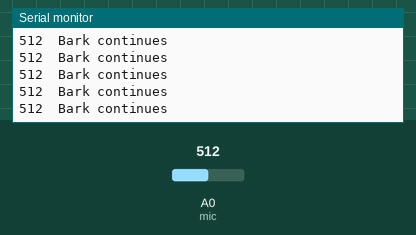
Recording of a sketch running on a simulated Arduino Uno, built with avr-gcc and run on an emulated ATmega328P. Shown: the last lines printed to the serial monitor. Inputs (shaded band) come from the test bench; at power-on: A0 (mic) = 512.

Above: at 3.6 s.
3.7 s: A0 (mic) set to 1023
At 4.3 s:
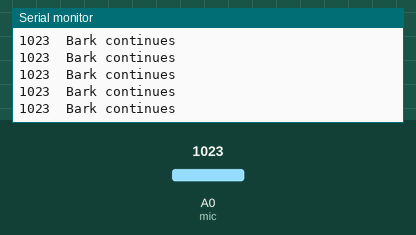
6.7 s: A0 (mic) set to 988
At 7.8 s:
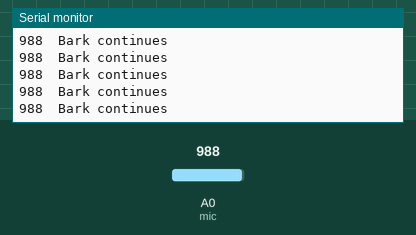
Timing chart, 0 to 9.7 s (numbered marks = the images above; inputs shaded):
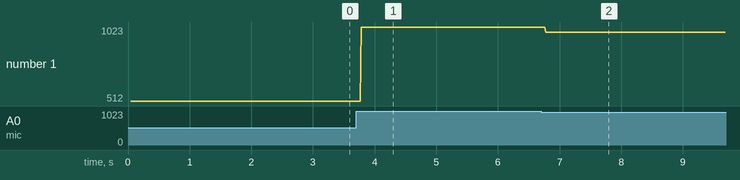

The sketch:

Bark_Detector.ino
```cpp
/*
 * Bark detector. Detects noise peaks (barks) that must last for a minimum time and also occur within a
 * minimum time together.
 *
 * A bark occurs for the minimum amount of time. Green.
 * Another bark occurs within X milliseconds of the first. Amber. Sound the ultrasonic for 1/2 second. (A warning).
 * A third bark occurs within X milliseconds of second bark. Red. Sound the ultrasonic for 2 seconds.
 * A fourth bark.... Start the ultrasonic sound for X seconds.
 *
 * A gap in barks occur. The barks are removed from the list as they expire.
 *
 * Rinse. Wash. Repeat.
 */

#include "Arduino.h"

// Microphone input put A0 / GPIO 14
#define mic 14

// Voltage on pin that determines a bark
#define barkTriggerLevel 100

// Bark noise in this time period considered same bark
#define barkDuration 700

// Period that defines no barking detected, in mseconds
#define quietPeriod 15000

// Have we detected a bark - stays true until reset
bool barkDetected;

// -------------------------------------------------------------------
// SETUP    SETUP     SETUP    SETUP    SETUP    SETUP    SETUP
// -------------------------------------------------------------------
void setup() {
	Serial.begin(9600);

	Serial.println("Setup Completed.");
}

// -------------------------------------------------------------------
// LOOP     LOOP     LOOP     LOOP     LOOP     LOOP     LOOP     LOOP
// -------------------------------------------------------------------
void loop() {

	// Scope of this time variable limited to this function (it is STATIC so doesn't get reinitialised every iteration)
	static unsigned long barkStarts;
	static unsigned long barkQuietPeriod = millis();

	// Continuously poll for a bark noise
	int barkLevel = analogRead(mic);

	// If noise level has exceeded trigger level, consider this a bark
	if (barkLevel > barkTriggerLevel) {
		Serial.print(barkLevel);

		// If we're not already detecting a bark period, start a new one else just continue one
		if (barkDetected) {
			Serial.println("\tBark continues");
		}
		else {
			Serial.println("New Bark detected.");
			barkStarts = millis();
		}

		// Whatever, we're still in bark-has-been-detected mode
		barkDetected = true;
	}

	// If we're in bark mode but the noise level has fallen to below trigger level check the duration of the bark
	// as we assume a bark will continue for a minimum period of time
	if (barkDetected && barkLevel < barkTriggerLevel && millis() > barkStarts + barkDuration) {
		// Barking has completed
		Serial.println("Bark completed.");
		barkDetected = false;
		barkStarts = 0;
		barkQuietPeriod = millis();
	}

	// If we haven't had a bark for X seconds reset all counters etc
	if (millis() > barkQuietPeriod + quietPeriod) {
		Serial.println("Quiet period detected - reset everything.");
		barkQuietPeriod = millis();
		//barkDetected = false;
		//barkStarts = 0;
	}

}
```

Measured:
- after the input at 3.7 s, the serial monitor: prints a new line after 0.09 s (image 1)
- after the input at 6.7 s, the serial monitor: prints a new line after 0.08 s (image 2)
- plotted number 1: 512 → 1023 after the input at 3.7 s, 1023 → 988 after the input at 6.7 s
